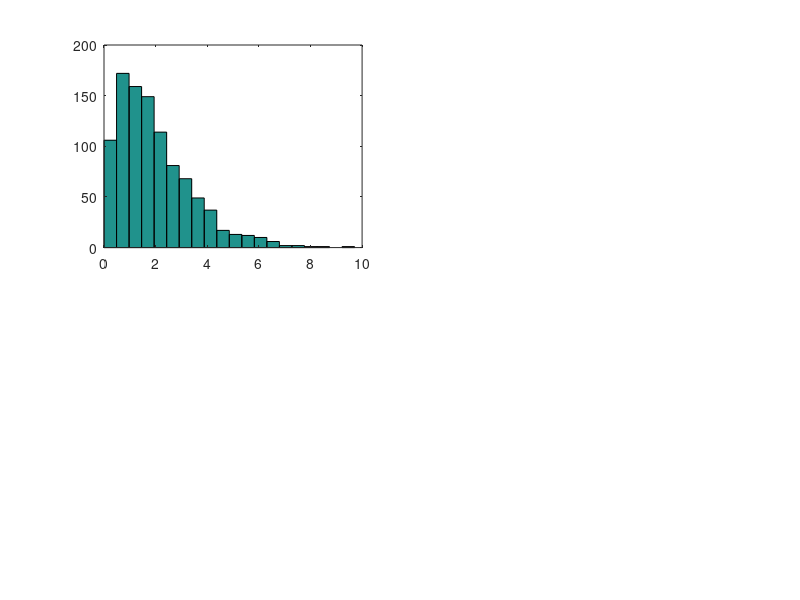

This figure's MATLAB source: (Note: this script raises an error after producing the figure.)
%stateda.m
N = 10^3;
x = -log(rand(1,N)); %the data
y = -log(rand(1,N)); %the data
z = x + y;
subplot(2,2,1), hist(z,20);
[f,xi] = ksdensity(z); %matlab's kernel density function
subplot(2,2,2), plot(xi,f);
subplot(2,2,3), ecdf(z); %empirical cdf
subplot(2,2,4), scatter(x,z,'.');
